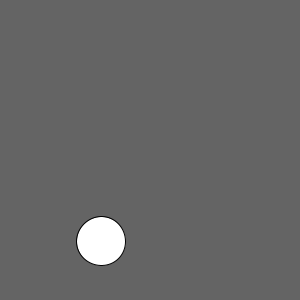
Frame 1 (no input)
Frame 60 (the mouse pressed at the canvas centre just before this capture): identical to frame 1, image omitted
Frame 120 (the mouse held since frame 60 and released just before this capture): identical to frame 1, image omitted

The Processing sketch that drew this single still picture (run headless with seeded random() and noise(); from frame 60 on, the mouse is pressed at the canvas centre):

// Processing sketch: target_hunter
// ── target_hunter.pde
float minradius;
float maxradius;
float radius;
float x;
float y;

void setup()
{
  size (300,300);
  background(100);
  
  minradius=10;
  maxradius=70;
  radius=random(minradius,maxradius);
  x=random(radius,300-radius);
  y=random(radius,300-radius);
}

void draw()
{
  background(100);
  fill(255);
  ellipse(x,y,radius,radius);
  if (mousePressed && dist(x,y,mouseX,mouseY)<=radius)
  {
    radius=random(minradius,maxradius);
    x=random(radius,300-radius);
    y=random(radius,300-radius);
    ellipse(x,y,radius,radius);
  }
}
